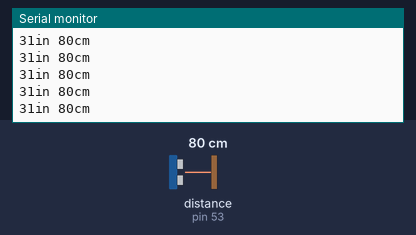
Recording of a sketch running on a simulated Arduino Mega 2560, built with avr-gcc and run on an emulated ATmega2560. Shown: the last lines printed to the serial monitor. Wiring (inferred from the names in the program): ultrasonic range finder: trigger pin 52; echo pin 53. The test bench sets the inputs (shaded band); at power-on: distance to the obstacle (sensor on pin 53) 80 cm. The echo pulse lasts 58.3 µs per cm.

Above: at 1.2 s.
1.3 s: distance to the obstacle (sensor on pin 53) set to 2 cm
At 1.38 s:
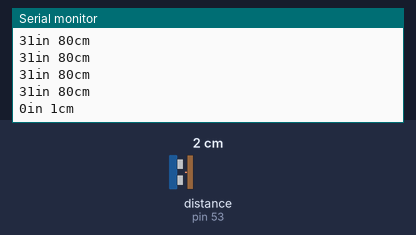
4.3 s: distance to the obstacle (sensor on pin 53) set to 4 cm
At 4.3 s:
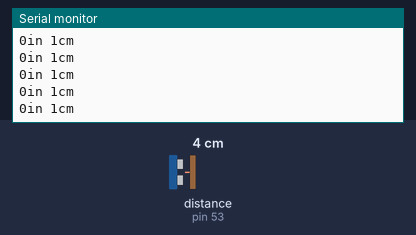
5.8 s: distance to the obstacle (sensor on pin 53) set to 35 cm
At 5.82 s:
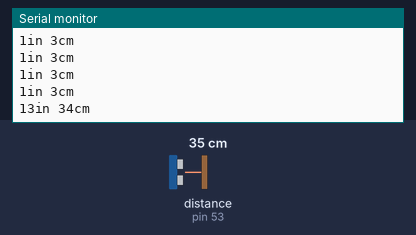
Timing chart, 0 to 8.8 s (numbered marks = the images above; inputs shaded):
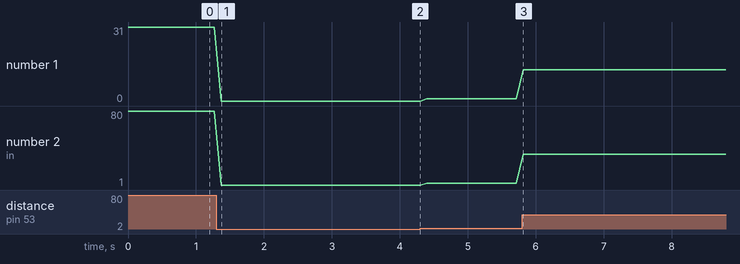

The sketch:

ping2.pde
```cpp
// Ping)) reads from 3cm to 338cm

#define pinTrigger 52// write signal
#define pinEcho 53 // receive signal

void setup(){
  Serial.begin(9600);
  pinMode(pinTrigger,OUTPUT);
  pinMode(pinEcho, INPUT);
}


void loop(){
  long duration, inches, cm;

  digitalWrite(pinTrigger, LOW);
  delayMicroseconds(2);
  digitalWrite(pinTrigger, HIGH);
  delayMicroseconds(5);
  digitalWrite(pinTrigger, LOW);

  duration = pulseIn(pinEcho,HIGH);
  //digitalWrite(pinEcho, LOW);

  inches = microsecondsToInches(duration);
  cm = microsecondsToCentimeters(duration);

  Serial.print(inches);
  Serial.print("in ");
  Serial.print(cm);
  Serial.println("cm");

  delay(100);
}

long microsecondsToInches(long microseconds)
{
  // According to Parallax's datasheet for the PING))), there are
  // 73.746 microseconds per inch (i.e. sound travels at 1130 feet per
  // second).  This gives the distance travelled by the ping, outbound
  // and return, so we divide by 2 to get the distance of the obstacle.
  // See: http://www.parallax.com/dl/docs/prod/acc/28015-PING-v1.3.pdf
  return microseconds / 73.746 / 2;
}

long microsecondsToCentimeters(long microseconds)
{
  // The speed of sound is 340 m/s or 29 microseconds per centimeter.
  // The ping travels out and back, so to find the distance of the
  // object we take half of the distance travelled.
  return microseconds / 29 / 2;
}
```

Measured:
- after the input at 1.3 s, the serial monitor: prints a new line after 0.07 s (image 1)
- after the input at 5.8 s, the serial monitor: prints a new line at once (image 3)
- plotted number 1: 31 → 0 after the input at 1.3 s, 1 → 13 after the input at 5.8 s
- plotted number 2: 80 → 1 after the input at 1.3 s, 1 → 3 after the input at 4.3 s, 3 → 34 after the input at 5.8 s
